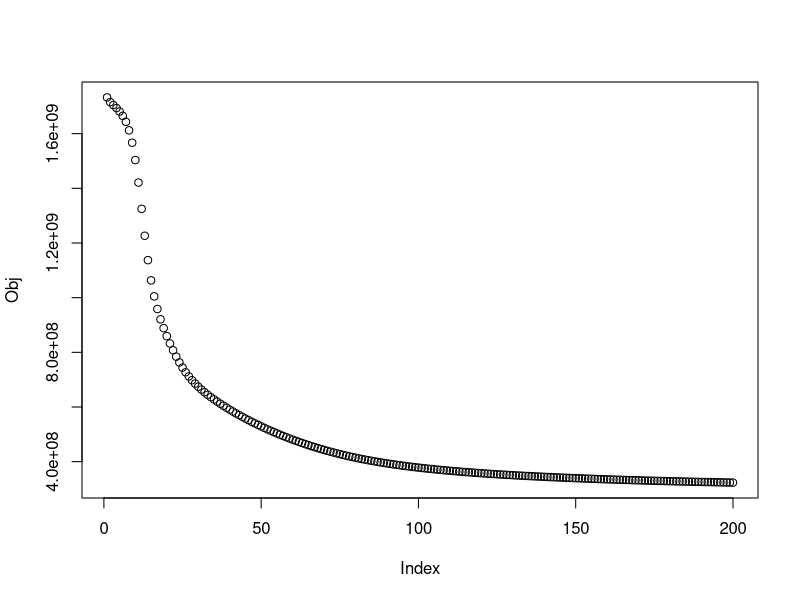
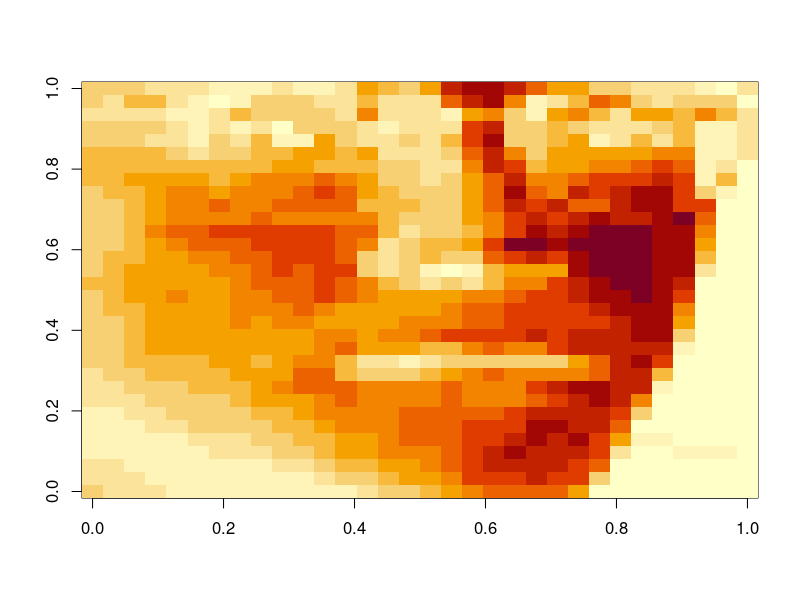
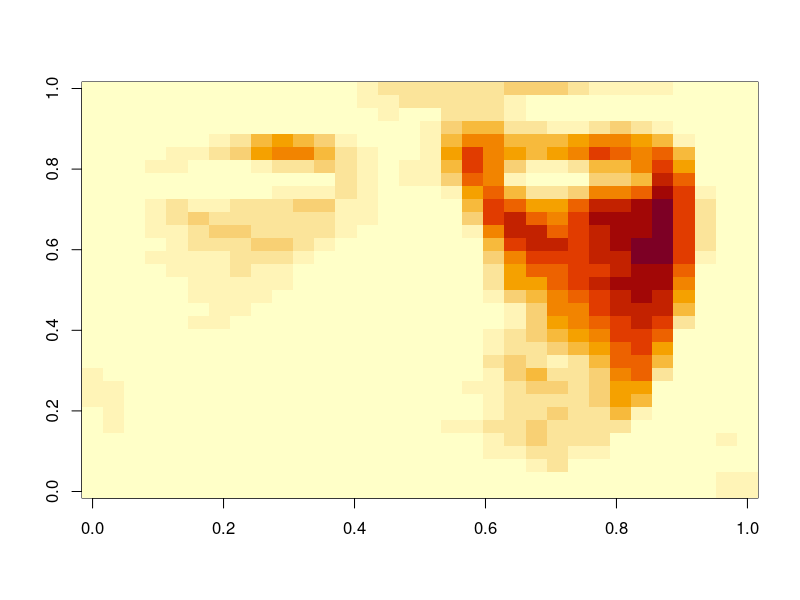
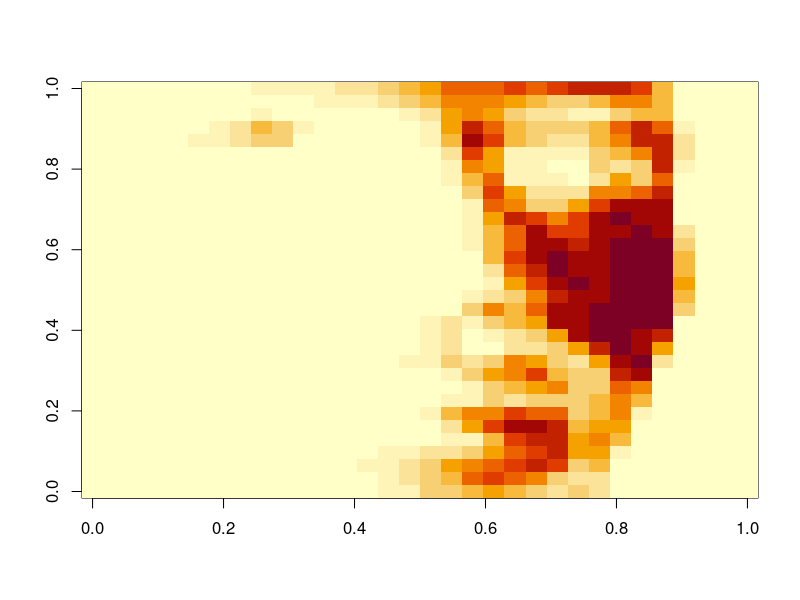
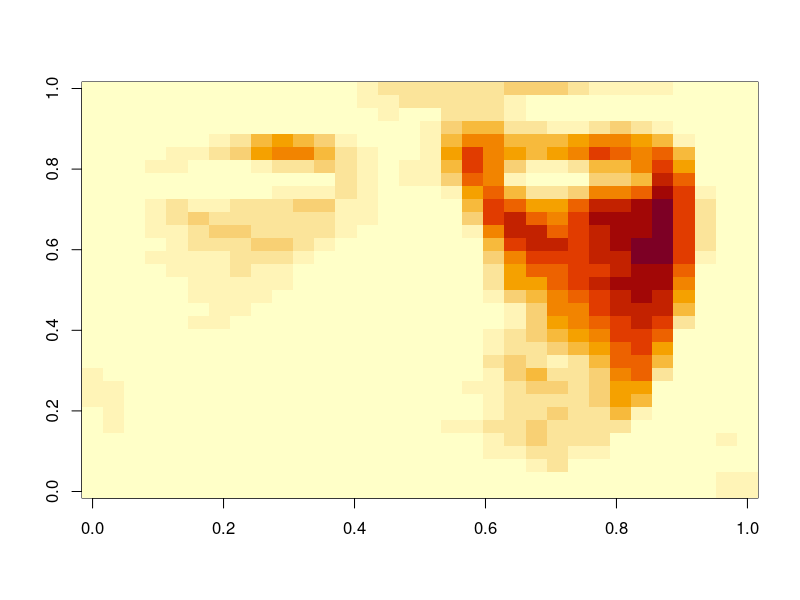
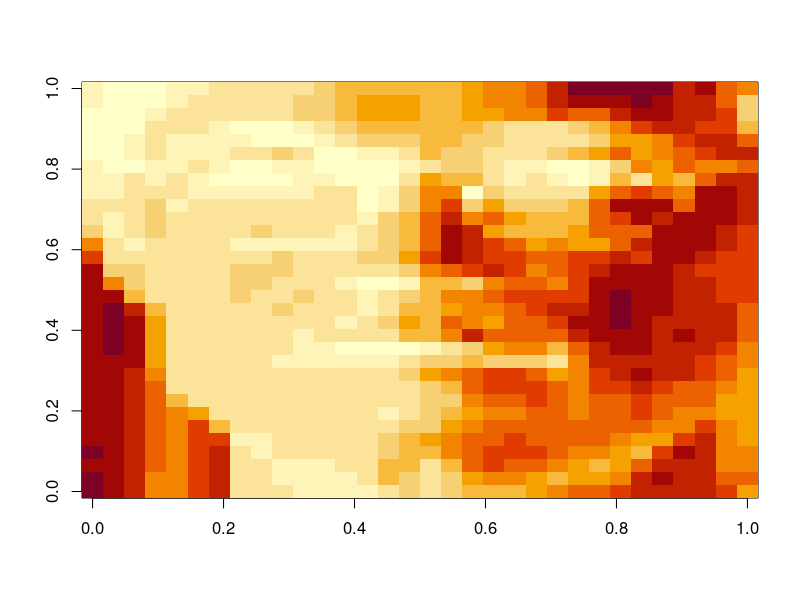
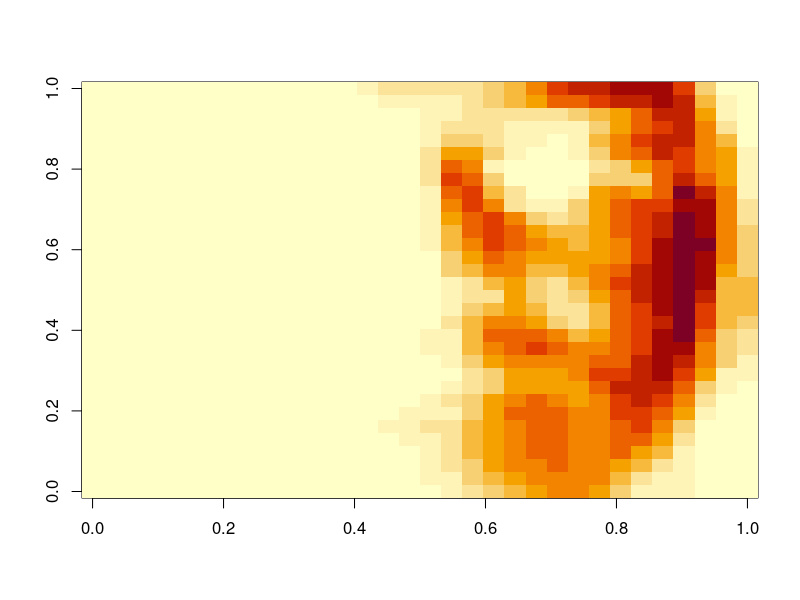

Generate these figures, in order, with R:
#Author: Wenyu Zhang

#library(mvtnorm)

data <- read.csv("faces.csv", header = FALSE)

#part1 of Problem2
iter <- 200
k <- 25
x <- as.matrix(data)
dx <- dim(x)
n <- dx[1]
m <- dx[2]
W <- matrix(abs(rnorm(n * k)), n, k)
H <- matrix(abs(rnorm(k * m)), k, m)
Obj <- NULL

for (t in 1 : iter) {
  H = H * ((t(W) %*% x) / ((t(W) %*% W) %*% H))
  W = W * ((x %*% t(H)) / (W %*% (H %*% t(H))))
  s <- sum((x - W %*% H)^2)
  Obj <- rbind(Obj, s)
}

plot(Obj)

#image: 50
#top = 12
image <- x[,50]
y <- matrix(image, nrow = 32, byrow = FALSE)
image(t(apply(y, 2, rev)))
h <- H[,50]
top <- which(h %in% sort(h, decreasing = TRUE)[1:1])
image2 <- W[,top]
y2 <- matrix(image2, nrow = 32, byrow = FALSE)
image(t(apply(y2, 2, rev)))

#image: 500
#top = 25
image <- x[,500]
y <- matrix(image, nrow = 32, byrow = FALSE)
image(t(apply(y, 2, rev)))
h <- H[,500]
top <- which(h %in% sort(h, decreasing = TRUE)[1:1])
image2 <- W[,top]
y2 <- matrix(image2, nrow = 32, byrow = FALSE)
image(t(apply(y2, 2, rev)))

#image: 1000
#top = 20
image <- x[,1000]
y <- matrix(image, nrow = 32, byrow = FALSE)
image(t(apply(y, 2, rev)))
h <- H[,1000]
top <- which(h %in% sort(h, decreasing = TRUE)[1:1])
image2 <- W[,top]
y2 <- matrix(image2, nrow = 32, byrow = FALSE)
image(t(apply(y2, 2, rev)))




